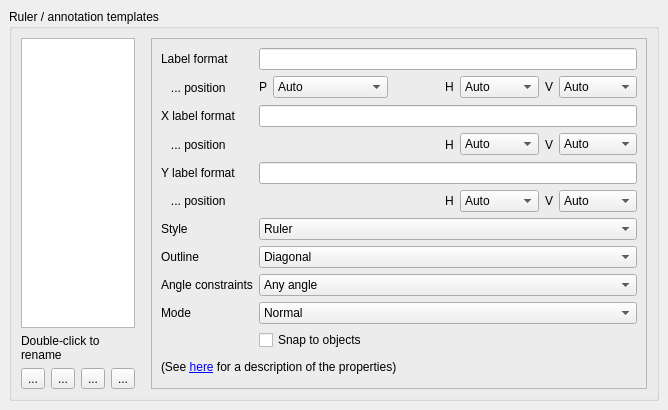
<?xml version="1.0" encoding="UTF-8"?>
<ui version="4.0">
 <class>RulerConfigPage4</class>
 <widget class="QFrame" name="RulerConfigPage4">
  <property name="geometry">
   <rect>
    <x>0</x>
    <y>0</y>
    <width>668</width>
    <height>410</height>
   </rect>
  </property>
  <property name="windowTitle">
   <string>Settings</string>
  </property>
  <layout class="QVBoxLayout">
   <property name="spacing">
    <number>6</number>
   </property>
   <property name="leftMargin">
    <number>9</number>
   </property>
   <property name="topMargin">
    <number>9</number>
   </property>
   <property name="rightMargin">
    <number>9</number>
   </property>
   <property name="bottomMargin">
    <number>9</number>
   </property>
   <item>
    <widget class="QGroupBox" name="groupBox">
     <property name="sizePolicy">
      <sizepolicy hsizetype="Preferred" vsizetype="Preferred">
       <horstretch>0</horstretch>
       <verstretch>0</verstretch>
      </sizepolicy>
     </property>
     <property name="title">
      <string>Ruler / annotation templates</string>
     </property>
     <layout class="QHBoxLayout">
      <property name="spacing">
       <number>16</number>
      </property>
      <property name="leftMargin">
       <number>9</number>
      </property>
      <property name="topMargin">
       <number>9</number>
      </property>
      <property name="rightMargin">
       <number>9</number>
      </property>
      <property name="bottomMargin">
       <number>9</number>
      </property>
      <item>
       <widget class="QFrame" name="frame_3">
        <property name="frameShape">
         <enum>QFrame::NoFrame</enum>
        </property>
        <property name="frameShadow">
         <enum>QFrame::Raised</enum>
        </property>
        <layout class="QGridLayout">
         <property name="leftMargin">
          <number>0</number>
         </property>
         <property name="topMargin">
          <number>0</number>
         </property>
         <property name="rightMargin">
          <number>0</number>
         </property>
         <property name="bottomMargin">
          <number>0</number>
         </property>
         <property name="spacing">
          <number>6</number>
         </property>
         <item row="2" column="2">
          <widget class="QToolButton" name="up_templ_pb">
           <property name="toolTip">
            <string>Move selected template up in list</string>
           </property>
           <property name="text">
            <string>...</string>
           </property>
           <property name="icon">
            <iconset resource="../../icons/icons.qrc">
             <normaloff>:/up_16px.png</normaloff>:/up_16px.png</iconset>
           </property>
          </widget>
         </item>
         <item row="2" column="0">
          <widget class="QToolButton" name="add_templ_pb">
           <property name="toolTip">
            <string>Add a new template</string>
           </property>
           <property name="text">
            <string>...</string>
           </property>
           <property name="icon">
            <iconset resource="../../icons/icons.qrc">
             <normaloff>:/add_16px.png</normaloff>:/add_16px.png</iconset>
           </property>
          </widget>
         </item>
         <item row="2" column="1">
          <widget class="QToolButton" name="del_templ_pb">
           <property name="toolTip">
            <string>Delete selected template</string>
           </property>
           <property name="text">
            <string>...</string>
           </property>
           <property name="icon">
            <iconset resource="../../icons/icons.qrc">
             <normaloff>:/del_16px.png</normaloff>:/del_16px.png</iconset>
           </property>
          </widget>
         </item>
         <item row="2" column="3">
          <widget class="QToolButton" name="down_templ_pb">
           <property name="toolTip">
            <string>Move selected template down in list</string>
           </property>
           <property name="text">
            <string>...</string>
           </property>
           <property name="icon">
            <iconset resource="../../icons/icons.qrc">
             <normaloff>:/down_16px.png</normaloff>:/down_16px.png</iconset>
           </property>
          </widget>
         </item>
         <item row="1" column="0" colspan="4">
          <widget class="QLabel" name="label_4">
           <property name="text">
            <string>Double-click to rename</string>
           </property>
           <property name="wordWrap">
            <bool>true</bool>
           </property>
          </widget>
         </item>
         <item row="0" column="0" colspan="4">
          <widget class="QListWidget" name="template_list">
           <property name="sizePolicy">
            <sizepolicy hsizetype="Expanding" vsizetype="Ignored">
             <horstretch>0</horstretch>
             <verstretch>1</verstretch>
            </sizepolicy>
           </property>
           <property name="toolTip">
            <string>The template selected for editing</string>
           </property>
           <property name="alternatingRowColors">
            <bool>false</bool>
           </property>
           <property name="uniformItemSizes">
            <bool>true</bool>
           </property>
          </widget>
         </item>
        </layout>
       </widget>
      </item>
      <item>
       <widget class="QFrame" name="mode_cb">
        <property name="frameShape">
         <enum>QFrame::StyledPanel</enum>
        </property>
        <property name="frameShadow">
         <enum>QFrame::Raised</enum>
        </property>
        <layout class="QGridLayout">
         <property name="leftMargin">
          <number>9</number>
         </property>
         <property name="topMargin">
          <number>9</number>
         </property>
         <property name="rightMargin">
          <number>9</number>
         </property>
         <property name="bottomMargin">
          <number>9</number>
         </property>
         <property name="spacing">
          <number>6</number>
         </property>
         <item row="5" column="0">
          <widget class="QLabel" name="label_5">
           <property name="text">
            <string>   ... position</string>
           </property>
          </widget>
         </item>
         <item row="2" column="1">
          <widget class="QLineEdit" name="fmt_x_le">
           <property name="toolTip">
            <string>Specify the x label format (applicable only for outline modes that have a horizontal component, i.e. box)</string>
           </property>
          </widget>
         </item>
         <item row="8" column="0">
          <widget class="QLabel" name="label_2">
           <property name="text">
            <string>Angle constraints</string>
           </property>
          </widget>
         </item>
         <item row="5" column="1">
          <widget class="QFrame" name="frame_6">
           <property name="frameShape">
            <enum>QFrame::NoFrame</enum>
           </property>
           <property name="frameShadow">
            <enum>QFrame::Raised</enum>
           </property>
           <layout class="QHBoxLayout" name="horizontalLayout_3">
            <property name="leftMargin">
             <number>0</number>
            </property>
            <property name="topMargin">
             <number>0</number>
            </property>
            <property name="rightMargin">
             <number>0</number>
            </property>
            <property name="bottomMargin">
             <number>0</number>
            </property>
            <item>
             <spacer name="horizontalSpacer_3">
              <property name="orientation">
               <enum>Qt::Horizontal</enum>
              </property>
              <property name="sizeHint" stdset="0">
               <size>
                <width>148</width>
                <height>20</height>
               </size>
              </property>
             </spacer>
            </item>
            <item>
             <widget class="QLabel" name="label_28">
              <property name="text">
               <string>H</string>
              </property>
             </widget>
            </item>
            <item>
             <widget class="QComboBox" name="ylabel_xalign">
              <property name="sizePolicy">
               <sizepolicy hsizetype="Fixed" vsizetype="Fixed">
                <horstretch>0</horstretch>
                <verstretch>0</verstretch>
               </sizepolicy>
              </property>
              <item>
               <property name="text">
                <string>Auto</string>
               </property>
              </item>
              <item>
               <property name="text">
                <string>H. center</string>
               </property>
              </item>
              <item>
               <property name="text">
                <string>Left</string>
               </property>
              </item>
              <item>
               <property name="text">
                <string>Right</string>
               </property>
              </item>
             </widget>
            </item>
            <item>
             <widget class="QLabel" name="label_27">
              <property name="text">
               <string>V</string>
              </property>
             </widget>
            </item>
            <item>
             <widget class="QComboBox" name="ylabel_yalign">
              <property name="sizePolicy">
               <sizepolicy hsizetype="Fixed" vsizetype="Fixed">
                <horstretch>0</horstretch>
                <verstretch>0</verstretch>
               </sizepolicy>
              </property>
              <item>
               <property name="text">
                <string>Auto</string>
               </property>
              </item>
              <item>
               <property name="text">
                <string>V. center</string>
               </property>
              </item>
              <item>
               <property name="text">
                <string>Bottom</string>
               </property>
              </item>
              <item>
               <property name="text">
                <string>Top</string>
               </property>
              </item>
             </widget>
            </item>
           </layout>
          </widget>
         </item>
         <item row="1" column="1">
          <widget class="QFrame" name="frame">
           <property name="frameShape">
            <enum>QFrame::NoFrame</enum>
           </property>
           <property name="frameShadow">
            <enum>QFrame::Raised</enum>
           </property>
           <layout class="QHBoxLayout" name="horizontalLayout">
            <property name="leftMargin">
             <number>0</number>
            </property>
            <property name="topMargin">
             <number>0</number>
            </property>
            <property name="rightMargin">
             <number>0</number>
            </property>
            <property name="bottomMargin">
             <number>0</number>
            </property>
            <item>
             <widget class="QFrame" name="frame_4">
              <property name="frameShape">
               <enum>QFrame::NoFrame</enum>
              </property>
              <property name="frameShadow">
               <enum>QFrame::Raised</enum>
              </property>
              <layout class="QGridLayout" name="gridLayout">
               <property name="leftMargin">
                <number>0</number>
               </property>
               <property name="topMargin">
                <number>0</number>
               </property>
               <property name="rightMargin">
                <number>0</number>
               </property>
               <property name="bottomMargin">
                <number>0</number>
               </property>
               <item row="1" column="1">
                <widget class="QComboBox" name="main_position">
                 <property name="sizePolicy">
                  <sizepolicy hsizetype="Fixed" vsizetype="Fixed">
                   <horstretch>0</horstretch>
                   <verstretch>0</verstretch>
                  </sizepolicy>
                 </property>
                 <property name="sizeAdjustPolicy">
                  <enum>QComboBox::AdjustToContents</enum>
                 </property>
                 <item>
                  <property name="text">
                   <string>Auto</string>
                  </property>
                 </item>
                 <item>
                  <property name="text">
                   <string>At first point</string>
                  </property>
                 </item>
                 <item>
                  <property name="text">
                   <string>At second point</string>
                  </property>
                 </item>
                 <item>
                  <property name="text">
                   <string>At center</string>
                  </property>
                 </item>
                </widget>
               </item>
               <item row="1" column="0">
                <widget class="QLabel" name="label_19">
                 <property name="text">
                  <string>P</string>
                 </property>
                </widget>
               </item>
               <item row="1" column="2">
                <spacer name="horizontalSpacer">
                 <property name="orientation">
                  <enum>Qt::Horizontal</enum>
                 </property>
                 <property name="sizeHint" stdset="0">
                  <size>
                   <width>40</width>
                   <height>20</height>
                  </size>
                 </property>
                </spacer>
               </item>
               <item row="1" column="5">
                <widget class="QLabel" name="label_21">
                 <property name="text">
                  <string>V</string>
                 </property>
                </widget>
               </item>
               <item row="1" column="6">
                <widget class="QComboBox" name="main_yalign">
                 <property name="sizePolicy">
                  <sizepolicy hsizetype="Fixed" vsizetype="Fixed">
                   <horstretch>0</horstretch>
                   <verstretch>0</verstretch>
                  </sizepolicy>
                 </property>
                 <item>
                  <property name="text">
                   <string>Auto</string>
                  </property>
                 </item>
                 <item>
                  <property name="text">
                   <string>V. center</string>
                  </property>
                 </item>
                 <item>
                  <property name="text">
                   <string>Bottom</string>
                  </property>
                 </item>
                 <item>
                  <property name="text">
                   <string>Top</string>
                  </property>
                 </item>
                </widget>
               </item>
               <item row="1" column="4">
                <widget class="QComboBox" name="main_xalign">
                 <property name="sizePolicy">
                  <sizepolicy hsizetype="Fixed" vsizetype="Fixed">
                   <horstretch>0</horstretch>
                   <verstretch>0</verstretch>
                  </sizepolicy>
                 </property>
                 <item>
                  <property name="text">
                   <string>Auto</string>
                  </property>
                 </item>
                 <item>
                  <property name="text">
                   <string>H. center</string>
                  </property>
                 </item>
                 <item>
                  <property name="text">
                   <string>Left</string>
                  </property>
                 </item>
                 <item>
                  <property name="text">
                   <string>Right</string>
                  </property>
                 </item>
                </widget>
               </item>
               <item row="1" column="3">
                <widget class="QLabel" name="label_20">
                 <property name="text">
                  <string>H</string>
                 </property>
                </widget>
               </item>
              </layout>
             </widget>
            </item>
           </layout>
          </widget>
         </item>
         <item row="2" column="0">
          <widget class="QLabel" name="label_14">
           <property name="text">
            <string>X label format</string>
           </property>
          </widget>
         </item>
         <item row="11" column="0" colspan="2">
          <widget class="QLabel" name="help_label">
           <property name="text">
            <string>&lt;html&gt;(See &lt;a href=&quot;int:/manual/ruler_properties.xml&quot;&gt;here&lt;/a&gt; for a description of the properties)&lt;/html&gt;</string>
           </property>
          </widget>
         </item>
         <item row="4" column="1">
          <widget class="QLineEdit" name="fmt_y_le">
           <property name="toolTip">
            <string>Specify the y label format (applicable only for outline modes that have a vertical component, i.e. box)</string>
           </property>
          </widget>
         </item>
         <item row="0" column="0">
          <widget class="QLabel" name="label_13">
           <property name="text">
            <string>Label format</string>
           </property>
          </widget>
         </item>
         <item row="6" column="0">
          <widget class="QLabel" name="label_16">
           <property name="text">
            <string>Style</string>
           </property>
          </widget>
         </item>
         <item row="7" column="1">
          <widget class="QComboBox" name="outline_cb">
           <property name="toolTip">
            <string>Specify outline mode of the ruler template</string>
           </property>
           <item>
            <property name="text">
             <string>Diagonal</string>
            </property>
           </item>
           <item>
            <property name="text">
             <string>Horizonal and vertical (in this order)</string>
            </property>
           </item>
           <item>
            <property name="text">
             <string>Diagonal plus horizonal and vertical (triangle)</string>
            </property>
           </item>
           <item>
            <property name="text">
             <string>Vertical and horizonal (in this order)</string>
            </property>
           </item>
           <item>
            <property name="text">
             <string>Diagonal plus vertical and horizontal (triangle)</string>
            </property>
           </item>
           <item>
            <property name="text">
             <string>Box marker</string>
            </property>
           </item>
           <item>
            <property name="text">
             <string>Ellipse</string>
            </property>
           </item>
          </widget>
         </item>
         <item row="7" column="0">
          <widget class="QLabel" name="label_17">
           <property name="text">
            <string>Outline</string>
           </property>
          </widget>
         </item>
         <item row="10" column="1">
          <widget class="QCheckBox" name="t_snap_cbx">
           <property name="toolTip">
            <string>If checked, snap to edges or vertices of objects unless disabled above</string>
           </property>
           <property name="text">
            <string>Snap to objects</string>
           </property>
          </widget>
         </item>
         <item row="0" column="1">
          <widget class="QLineEdit" name="fmt_le">
           <property name="toolTip">
            <string>Specify the main label format</string>
           </property>
          </widget>
         </item>
         <item row="4" column="0">
          <widget class="QLabel" name="label_15">
           <property name="text">
            <string>Y label format</string>
           </property>
          </widget>
         </item>
         <item row="1" column="0">
          <widget class="QLabel" name="label">
           <property name="text">
            <string>   ... position</string>
           </property>
          </widget>
         </item>
         <item row="8" column="1">
          <widget class="QComboBox" name="t_angle_cb">
           <property name="toolTip">
            <string>Override the global angle constraint setting for this type of rulers</string>
           </property>
           <item>
            <property name="text">
             <string>Any angle</string>
            </property>
           </item>
           <item>
            <property name="text">
             <string>Diagonal</string>
            </property>
           </item>
           <item>
            <property name="text">
             <string>Orthogonal</string>
            </property>
           </item>
           <item>
            <property name="text">
             <string>Horizontal only</string>
            </property>
           </item>
           <item>
            <property name="text">
             <string>Vertical only</string>
            </property>
           </item>
           <item>
            <property name="text">
             <string>Use global setting</string>
            </property>
           </item>
          </widget>
         </item>
         <item row="3" column="1">
          <widget class="QFrame" name="frame_5">
           <property name="frameShape">
            <enum>QFrame::NoFrame</enum>
           </property>
           <property name="frameShadow">
            <enum>QFrame::Raised</enum>
           </property>
           <layout class="QHBoxLayout" name="horizontalLayout_2">
            <property name="leftMargin">
             <number>0</number>
            </property>
            <property name="topMargin">
             <number>0</number>
            </property>
            <property name="rightMargin">
             <number>0</number>
            </property>
            <property name="bottomMargin">
             <number>0</number>
            </property>
            <item>
             <spacer name="horizontalSpacer_2">
              <property name="orientation">
               <enum>Qt::Horizontal</enum>
              </property>
              <property name="sizeHint" stdset="0">
               <size>
                <width>148</width>
                <height>20</height>
               </size>
              </property>
             </spacer>
            </item>
            <item>
             <widget class="QLabel" name="label_22">
              <property name="text">
               <string>H</string>
              </property>
             </widget>
            </item>
            <item>
             <widget class="QComboBox" name="xlabel_xalign">
              <property name="sizePolicy">
               <sizepolicy hsizetype="Fixed" vsizetype="Fixed">
                <horstretch>0</horstretch>
                <verstretch>0</verstretch>
               </sizepolicy>
              </property>
              <item>
               <property name="text">
                <string>Auto</string>
               </property>
              </item>
              <item>
               <property name="text">
                <string>H. center</string>
               </property>
              </item>
              <item>
               <property name="text">
                <string>Left</string>
               </property>
              </item>
              <item>
               <property name="text">
                <string>Right</string>
               </property>
              </item>
             </widget>
            </item>
            <item>
             <widget class="QLabel" name="label_23">
              <property name="text">
               <string>V</string>
              </property>
             </widget>
            </item>
            <item>
             <widget class="QComboBox" name="xlabel_yalign">
              <property name="sizePolicy">
               <sizepolicy hsizetype="Fixed" vsizetype="Fixed">
                <horstretch>0</horstretch>
                <verstretch>0</verstretch>
               </sizepolicy>
              </property>
              <item>
               <property name="text">
                <string>Auto</string>
               </property>
              </item>
              <item>
               <property name="text">
                <string>V. center</string>
               </property>
              </item>
              <item>
               <property name="text">
                <string>Bottom</string>
               </property>
              </item>
              <item>
               <property name="text">
                <string>Top</string>
               </property>
              </item>
             </widget>
            </item>
           </layout>
          </widget>
         </item>
         <item row="6" column="1">
          <widget class="QComboBox" name="style_cb">
           <property name="toolTip">
            <string>Specify style of the ruler template</string>
           </property>
           <item>
            <property name="text">
             <string>Ruler</string>
            </property>
           </item>
           <item>
            <property name="text">
             <string>Arrow at end</string>
            </property>
           </item>
           <item>
            <property name="text">
             <string>Arrow at start</string>
            </property>
           </item>
           <item>
            <property name="text">
             <string>Arrow at both ends</string>
            </property>
           </item>
           <item>
            <property name="text">
             <string>Plain line</string>
            </property>
           </item>
           <item>
            <property name="text">
             <string>Cross at end</string>
            </property>
           </item>
           <item>
            <property name="text">
             <string>Cross at start</string>
            </property>
           </item>
           <item>
            <property name="text">
             <string>Cross at both ends</string>
            </property>
           </item>
          </widget>
         </item>
         <item row="3" column="0">
          <widget class="QLabel" name="label_3">
           <property name="text">
            <string>   ... position</string>
           </property>
          </widget>
         </item>
         <item row="9" column="1">
          <widget class="QComboBox" name="t_mode_cb">
           <item>
            <property name="text">
             <string>Normal</string>
            </property>
           </item>
           <item>
            <property name="text">
             <string>Single click (both points will be equal)</string>
            </property>
           </item>
           <item>
            <property name="text">
             <string>Auto measure (points will be set automatically)</string>
            </property>
           </item>
           <item>
            <property name="text">
             <string>Angle measurement (three mouse clicks)</string>
            </property>
           </item>
           <item>
            <property name="text">
             <string>Multi-segment (finish with double click)</string>
            </property>
           </item>
          </widget>
         </item>
         <item row="9" column="0">
          <widget class="QLabel" name="label_6">
           <property name="text">
            <string>Mode</string>
           </property>
          </widget>
         </item>
        </layout>
       </widget>
      </item>
     </layout>
    </widget>
   </item>
  </layout>
 </widget>
 <layoutdefault spacing="6" margin="11"/>
 <tabstops>
  <tabstop>template_list</tabstop>
  <tabstop>add_templ_pb</tabstop>
  <tabstop>del_templ_pb</tabstop>
  <tabstop>up_templ_pb</tabstop>
  <tabstop>down_templ_pb</tabstop>
  <tabstop>fmt_le</tabstop>
  <tabstop>fmt_x_le</tabstop>
  <tabstop>fmt_y_le</tabstop>
  <tabstop>style_cb</tabstop>
  <tabstop>outline_cb</tabstop>
  <tabstop>t_angle_cb</tabstop>
  <tabstop>t_snap_cbx</tabstop>
 </tabstops>
 <resources>
  <include location="../../icons/icons.qrc"/>
 </resources>
 <connections/>
</ui>
